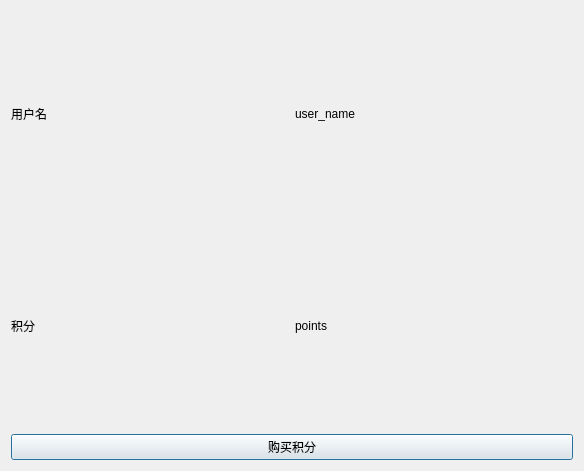
<?xml version="1.0" encoding="UTF-8"?>
<ui version="4.0">
 <class>PointsDialog</class>
 <widget class="QDialog" name="PointsDialog">
  <property name="geometry">
   <rect>
    <x>0</x>
    <y>0</y>
    <width>584</width>
    <height>471</height>
   </rect>
  </property>
  <property name="windowTitle">
   <string>积分</string>
  </property>
  <layout class="QGridLayout" name="gridLayout">
   <item row="0" column="0">
    <widget class="QLabel" name="label">
     <property name="text">
      <string>用户名</string>
     </property>
    </widget>
   </item>
   <item row="0" column="1">
    <widget class="QLabel" name="user_name_show">
     <property name="text">
      <string>user_name</string>
     </property>
    </widget>
   </item>
   <item row="1" column="0">
    <widget class="QLabel" name="label_3">
     <property name="text">
      <string>积分</string>
     </property>
    </widget>
   </item>
   <item row="1" column="1">
    <widget class="QLabel" name="points_show">
     <property name="text">
      <string>points</string>
     </property>
    </widget>
   </item>
   <item row="2" column="0" colspan="2">
    <widget class="QPushButton" name="buy_points_btn">
     <property name="text">
      <string>购买积分</string>
     </property>
    </widget>
   </item>
  </layout>
 </widget>
 <resources/>
 <connections/>
</ui>
